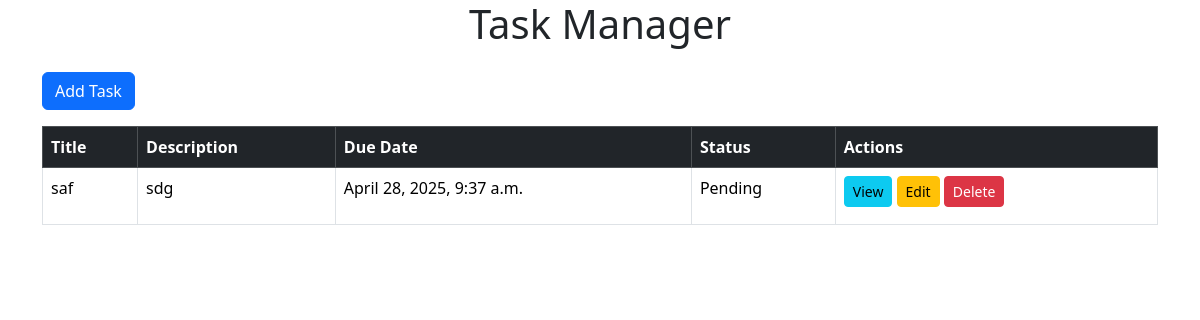
Before: / with the older database file.
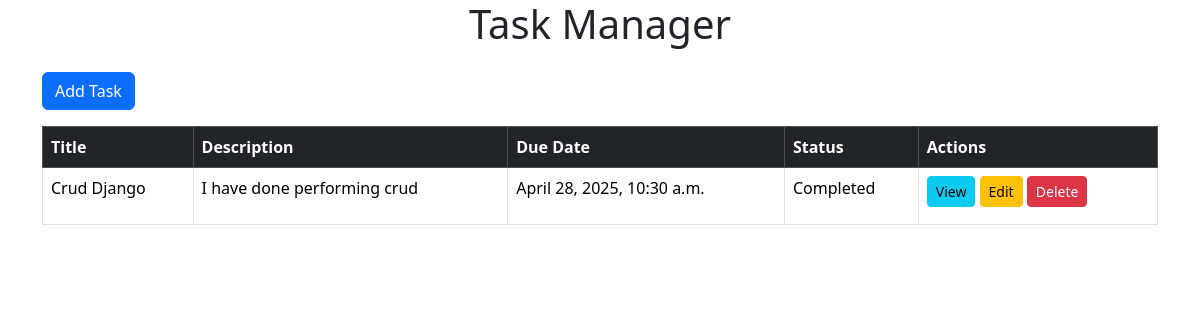
After: the same page with the newer database file.
### tasks/models.py (models this page shows, shortened)
class Task(models.Model):
    title = models.CharField(max_length=200)
    description = models.TextField()
    due_date = models.DateTimeField(auto_now_add=True)
    is_created = models.BooleanField(default=False)

### tasks/views.py (the view)
# urls.py: path('', list_tasks, name='list_tasks'),
def list_tasks(request):
    tasks = Task.objects.all().order_by('-due_date')
    return render(request, 'list_tasks.html', {'tasks' : tasks})

### templates/list_tasks.html
{% extends "base.html" %}
{% block content %}
    <a href="{% url 'create_task' %}" class="btn btn-primary mb-3">Add Task</a>
    <table class="table table-bordered">
        <thead class="table-dark">
            <tr>
                <th>Title</th>
                <th>Description</th>
                <th>Due Date</th>
                <th>Status</th>
                <th>Actions</th>
            </tr>
        </thead>
        <tbody>
            {% for task in tasks %}
                <tr>
                    <td>{{ task.title }}</td>
                    <td>{{ task.description }}</td>
                    <td>{{ task.due_date }}</td>
                    <td>
                        {% if task.is_created %}
                            <p>Completed</p>
                        {% else %}
                            <p>Pending</p>
                        {% endif %}
                    </td>
                    <td>
                        <a href="{% url 'detail_task' task.id %}" class="btn btn-info btn-sm">View</a>
                        <a href="{% url 'update_task' task.id %}" class="btn btn-warning btn-sm">Edit</a>
                        <a href="{% url 'delete_task' task.id %}" class="btn btn-danger btn-sm">Delete</a>
                    </td>
                </tr>
            {% empty %}
                <tr><td colspan="4">No tasks available.</td></tr>
            {% endfor %}
        </tbody>
    </table>
{% endblock  %}

### templates/base.html (shortened to what this page needs)
<!DOCTYPE html>
<html lang="en">
<head>
    <link href="https://cdn.jsdelivr.net/npm/bootstrap@5.3.3/dist/css/bootstrap.min.css" rel="stylesheet">
</head>
<body>
    <div class="container">
        <h1 class="text-center mb-4">Task Manager</h1>
        {% block content %}{% endblock  %}
    </div>
</body>
</html>

Changed rows visible on the page:
removed Task: title "saf", description "sdg", due_date "April 28, 2025, 9:37 a.m.", is_created "Pending"
added Task: title "Crud Django", description "I have done performing crud", due_date "April 28, 2025, 10:30 a.m.", is_created "Completed"
